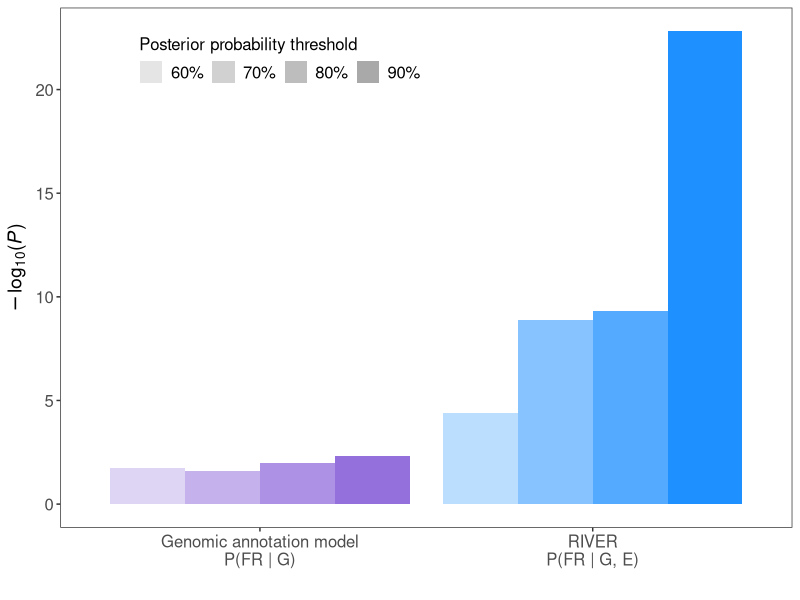

Write R code to recreate this figure. (Note: this script raises an error after producing the figure.)
# =======================================================================================================
# This is a script for generating "Extended Data Figure 11"
#
# output:
#       1. ExtendedDataFigure11.pdf (High association between RIVER scores and allelic imbalance)
#       2. ExtendedDataFgiure11.out.RData
#          Store all data used and generated by running this script
#
# Note that the final figure was slightly modified by using inkscape for visualization purposes
#
# =======================================================================================================

#!/usr/bin/env Rscript

# Recall required packages
rm(list=ls(all=TRUE))
require(data.table)
require(ggplot2)

# Master directory
dir = Sys.getenv('RAREVARDIR')

# Recall required functions



# =========== Main
colors = c('mediumpurple','dodgerblue')
names(colors) = c("Genomic annotation model\nP(FR | G)", "RIVER\nP(FR | G, E)")
dat <- data.frame(threshold = factor(c("60%", "70%", "80%", "90%", "60%", "70%", "80%", "90%")), 
                  model= as.character(c("Genomic annotation model\nP(FR | G)", "Genomic annotation model\nP(FR | G)", 
                                        "Genomic annotation model\nP(FR | G)", "Genomic annotation model\nP(FR | G)", 
                                        "RIVER\nP(FR | G, E)", "RIVER\nP(FR | G, E)", "RIVER\nP(FR | G, E)", "RIVER\nP(FR | G, E)"), 
                                      levels=c("Genomic annotation model\nP(FR | G)", "RIVER\nP(FR | G, E)")), 
                  pvalue=c(1.74776184082, 1.59130449747, 1.97592324838, 2.31964174449, 
                           4.3831885589, 8.89927350802, 9.33225955838, 22.8134807196)) # Pre-computed P-values

ggplot(data=dat, aes(x=model, y=pvalue, fill=model, alpha = threshold)) + 
  geom_bar(stat="identity", position=position_dodge()) + 
  scale_alpha_discrete(range = c(0.3, 1), 
                       name = 'Posterior probability threshold', 
                       breaks=c("60%", "70%", "80%", "90%")) + 
  theme_bw() + 
  guides(alpha = guide_legend(title.theme = element_text(size=12,angle=0),
                              override.aes = list(fill = 'darkgrey'), title.position = "top")) + 
  scale_fill_manual(values = colors, guide = F) + 
  xlab('') + ylab(expression(paste(-log [10] , "(",italic("P"),")",sep=""))) + 
  theme(axis.title = element_text(size = 14), 
        panel.grid.major = element_blank(), 
        panel.grid.minor = element_blank(), 
        axis.text.x = element_text(size=12), 
        axis.text.y = element_text(size=12), 
        legend.key = element_blank(), 
        legend.text=element_text(size=12),
        legend.position = c(0.3, 0.9), 
        legend.direction = 'horizontal')
ggsave(paste(dir,"/paper_figures/ExtendedDataFigre11.pdf",sep=""),width=6,height=4.5)



# =========== Save data
save.image(file = paste(dir,"/data/ExtendedDataFigure11.out.RData",sep=""))